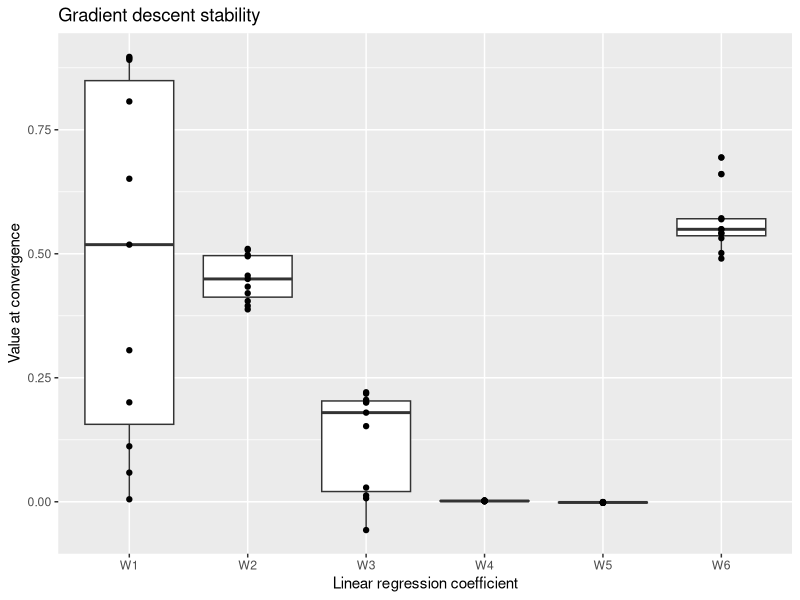

This chart was generated by the following R code:
library(tidyverse)
library(ggplot2)

gdweigths <- read_csv("weights.tsv", col_names = T) %>% gather(key = "Term", "Value")

weight.plot <- ggplot(gdweigths) + geom_boxplot(aes(x = Term, y = Value)) + geom_point(aes(x=Term, y=Value)) +
    ggtitle("Gradient descent stability") + labs(x = "Linear regression coefficient", y = "Value at convergence")
ggsave("WeightStability.pdf", weight.plot)

